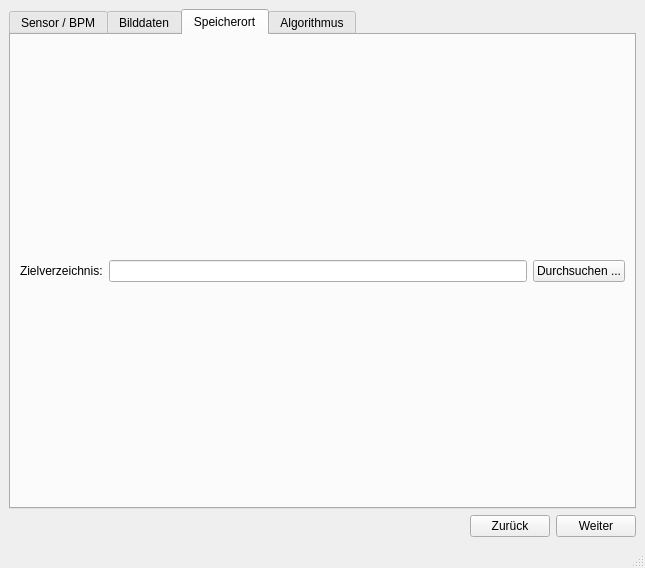
<?xml version="1.0" encoding="UTF-8"?>
<ui version="4.0">
 <class>MainWindow</class>
 <widget class="QMainWindow" name="MainWindow">
  <property name="geometry">
   <rect>
    <x>0</x>
    <y>0</y>
    <width>645</width>
    <height>568</height>
   </rect>
  </property>
  <property name="windowTitle">
   <string>Pixelfehler Korrektur</string>
  </property>
  <widget class="QWidget" name="centralwidget">
   <layout class="QVBoxLayout" name="verticalLayout_2">
    <item>
     <layout class="QVBoxLayout" name="verticalLayout">
      <item>
       <widget class="QTabWidget" name="tabWidget">
        <property name="currentIndex">
         <number>2</number>
        </property>
        <widget class="QWidget" name="tab">
         <attribute name="title">
          <string>Sensor / BPM</string>
         </attribute>
         <layout class="QVBoxLayout" name="verticalLayout_8">
          <item>
           <layout class="QVBoxLayout" name="verticalLayout_7">
            <item>
             <layout class="QHBoxLayout" name="horizontalLayout_10">
              <item>
               <widget class="QLabel" name="label_6">
                <property name="text">
                 <string/>
                </property>
               </widget>
              </item>
              <item>
               <widget class="QLabel" name="label">
                <property name="text">
                 <string>Speicherort Bad-Pixel-Map:</string>
                </property>
               </widget>
              </item>
              <item>
               <widget class="QLineEdit" name="lineEdit_5"/>
              </item>
              <item>
               <widget class="QPushButton" name="pushButton_13">
                <property name="text">
                 <string>Durchsuchen ...</string>
                </property>
               </widget>
              </item>
             </layout>
            </item>
            <item>
             <widget class="QTextEdit" name="textEdit">
              <property name="html">
               <string>&lt;!DOCTYPE HTML PUBLIC &quot;-//W3C//DTD HTML 4.0//EN&quot; &quot;http://www.w3.org/TR/REC-html40/strict.dtd&quot;&gt;
&lt;html&gt;&lt;head&gt;&lt;meta name=&quot;qrichtext&quot; content=&quot;1&quot; /&gt;&lt;style type=&quot;text/css&quot;&gt;
p, li { white-space: pre-wrap; }
&lt;/style&gt;&lt;/head&gt;&lt;body style=&quot; font-family:'.AppleSystemUIFont'; font-size:13pt; font-weight:400; font-style:normal;&quot;&gt;
&lt;p style=&quot; margin-top:0px; margin-bottom:0px; margin-left:0px; margin-right:0px; -qt-block-indent:0; text-indent:0px;&quot;&gt;Sensor-Auflösung:	512 x 512&lt;/p&gt;
&lt;p style=&quot; margin-top:0px; margin-bottom:0px; margin-left:0px; margin-right:0px; -qt-block-indent:0; text-indent:0px;&quot;&gt;Gelesene Bilder:	2200&lt;/p&gt;
&lt;p style=&quot; margin-top:0px; margin-bottom:0px; margin-left:0px; margin-right:0px; -qt-block-indent:0; text-indent:0px;&quot;&gt;Anzahl Pixelfehler:	30&lt;/p&gt;
&lt;p style=&quot; margin-top:0px; margin-bottom:0px; margin-left:0px; margin-right:0px; -qt-block-indent:0; text-indent:0px;&quot;&gt;Anteil Pixelfehler:	21 %&lt;/p&gt;
&lt;p style=&quot; margin-top:0px; margin-bottom:0px; margin-left:0px; margin-right:0px; -qt-block-indent:0; text-indent:0px;&quot;&gt;Erstellungsadatum:	21.22.20&lt;/p&gt;
&lt;p style=&quot;-qt-paragraph-type:empty; margin-top:0px; margin-bottom:0px; margin-left:0px; margin-right:0px; -qt-block-indent:0; text-indent:0px;&quot;&gt;&lt;br /&gt;&lt;/p&gt;&lt;/body&gt;&lt;/html&gt;</string>
              </property>
             </widget>
            </item>
           </layout>
          </item>
         </layout>
        </widget>
        <widget class="QWidget" name="tab_2">
         <attribute name="title">
          <string>Bilddaten</string>
         </attribute>
         <layout class="QVBoxLayout" name="verticalLayout_3">
          <item>
           <layout class="QHBoxLayout" name="horizontalLayout_2">
            <item>
             <widget class="QLabel" name="label_2">
              <property name="text">
               <string>Pfad der Bilddaten:</string>
              </property>
             </widget>
            </item>
            <item>
             <widget class="QLineEdit" name="lineEdit"/>
            </item>
            <item>
             <widget class="QPushButton" name="pushButton_3">
              <property name="text">
               <string>Durchsuchen ...</string>
              </property>
             </widget>
            </item>
           </layout>
          </item>
          <item>
           <layout class="QHBoxLayout" name="horizontalLayout_3">
            <item>
             <widget class="QCheckBox" name="checkBox">
              <property name="text">
               <string>Unterordner auch importieren</string>
              </property>
             </widget>
            </item>
            <item>
             <widget class="QPushButton" name="pushButton_4">
              <property name="text">
               <string>Bilder importieren</string>
              </property>
             </widget>
            </item>
           </layout>
          </item>
          <item>
           <widget class="QTableWidget" name="tableWidget">
            <property name="selectionMode">
             <enum>QAbstractItemView::ExtendedSelection</enum>
            </property>
            <property name="selectionBehavior">
             <enum>QAbstractItemView::SelectRows</enum>
            </property>
            <property name="showGrid">
             <bool>true</bool>
            </property>
            <property name="sortingEnabled">
             <bool>false</bool>
            </property>
            <property name="cornerButtonEnabled">
             <bool>true</bool>
            </property>
            <row>
             <property name="text">
              <string>1</string>
             </property>
            </row>
            <row>
             <property name="text">
              <string>2</string>
             </property>
            </row>
            <row>
             <property name="text">
              <string>3</string>
             </property>
            </row>
            <row>
             <property name="text">
              <string>11</string>
             </property>
            </row>
            <row>
             <property name="text">
              <string>5</string>
             </property>
            </row>
            <row>
             <property name="text">
              <string>6</string>
             </property>
            </row>
            <row>
             <property name="text">
              <string>7</string>
             </property>
            </row>
            <row>
             <property name="text">
              <string>8</string>
             </property>
            </row>
            <row>
             <property name="text">
              <string>9</string>
             </property>
            </row>
            <row>
             <property name="text">
              <string>10</string>
             </property>
            </row>
            <row>
             <property name="text">
              <string>12</string>
             </property>
            </row>
            <row>
             <property name="text">
              <string>13</string>
             </property>
            </row>
            <column>
             <property name="text">
              <string>Dateiname</string>
             </property>
            </column>
            <column>
             <property name="text">
              <string>Auflösung</string>
             </property>
            </column>
            <item row="0" column="0">
             <property name="text">
              <string>test.png</string>
             </property>
            </item>
            <item row="0" column="1">
             <property name="text">
              <string>512 x 512</string>
             </property>
            </item>
            <item row="1" column="0">
             <property name="text">
              <string>test2.png</string>
             </property>
            </item>
            <item row="1" column="1">
             <property name="text">
              <string>512 x 512</string>
             </property>
            </item>
            <item row="2" column="0">
             <property name="text">
              <string>asdfa</string>
             </property>
            </item>
            <item row="3" column="0">
             <property name="text">
              <string>asdf</string>
             </property>
            </item>
            <item row="4" column="0">
             <property name="text">
              <string>asdf</string>
             </property>
            </item>
            <item row="5" column="0">
             <property name="text">
              <string>asdf</string>
             </property>
            </item>
            <item row="6" column="0">
             <property name="text">
              <string>asdfhlkasjdf lakjsdflkasjdf laksdfj lkasdjf lkasdfsadf</string>
             </property>
            </item>
           </widget>
          </item>
          <item>
           <layout class="QHBoxLayout" name="horizontalLayout_5">
            <item>
             <widget class="QPushButton" name="pushButton_6">
              <property name="text">
               <string>Element löschen</string>
              </property>
             </widget>
            </item>
            <item>
             <widget class="QPushButton" name="pushButton_7">
              <property name="text">
               <string>Gesamte Liste löschen</string>
              </property>
             </widget>
            </item>
           </layout>
          </item>
         </layout>
        </widget>
        <widget class="QWidget" name="tab_3">
         <attribute name="title">
          <string>Speicherort</string>
         </attribute>
         <layout class="QVBoxLayout" name="verticalLayout_5">
          <item>
           <layout class="QHBoxLayout" name="horizontalLayout_4">
            <item>
             <widget class="QLabel" name="label_3">
              <property name="text">
               <string>Zielverzeichnis:</string>
              </property>
             </widget>
            </item>
            <item>
             <widget class="QLineEdit" name="lineEdit_2"/>
            </item>
            <item>
             <widget class="QPushButton" name="pushButton_5">
              <property name="text">
               <string>Durchsuchen ...</string>
              </property>
             </widget>
            </item>
           </layout>
          </item>
         </layout>
        </widget>
        <widget class="QWidget" name="tab_4">
         <attribute name="title">
          <string>Algorithmus</string>
         </attribute>
        </widget>
       </widget>
      </item>
      <item>
       <layout class="QHBoxLayout" name="horizontalLayout">
        <item>
         <spacer name="horizontalSpacer">
          <property name="orientation">
           <enum>Qt::Horizontal</enum>
          </property>
          <property name="sizeHint" stdset="0">
           <size>
            <width>40</width>
            <height>20</height>
           </size>
          </property>
         </spacer>
        </item>
        <item>
         <widget class="QPushButton" name="pushButton_2">
          <property name="text">
           <string>Zurück</string>
          </property>
         </widget>
        </item>
        <item>
         <widget class="QPushButton" name="pushButton">
          <property name="text">
           <string>Weiter</string>
          </property>
         </widget>
        </item>
       </layout>
      </item>
     </layout>
    </item>
   </layout>
  </widget>
  <widget class="QMenuBar" name="menubar">
   <property name="geometry">
    <rect>
     <x>0</x>
     <y>0</y>
     <width>645</width>
     <height>22</height>
    </rect>
   </property>
  </widget>
  <widget class="QStatusBar" name="statusbar"/>
 </widget>
 <tabstops>
  <tabstop>tabWidget</tabstop>
  <tabstop>lineEdit</tabstop>
  <tabstop>pushButton_3</tabstop>
  <tabstop>checkBox</tabstop>
  <tabstop>pushButton_4</tabstop>
  <tabstop>tableWidget</tabstop>
  <tabstop>pushButton_6</tabstop>
  <tabstop>pushButton_7</tabstop>
  <tabstop>lineEdit_2</tabstop>
  <tabstop>pushButton_5</tabstop>
  <tabstop>pushButton_2</tabstop>
  <tabstop>pushButton</tabstop>
 </tabstops>
 <resources/>
 <connections/>
</ui>
